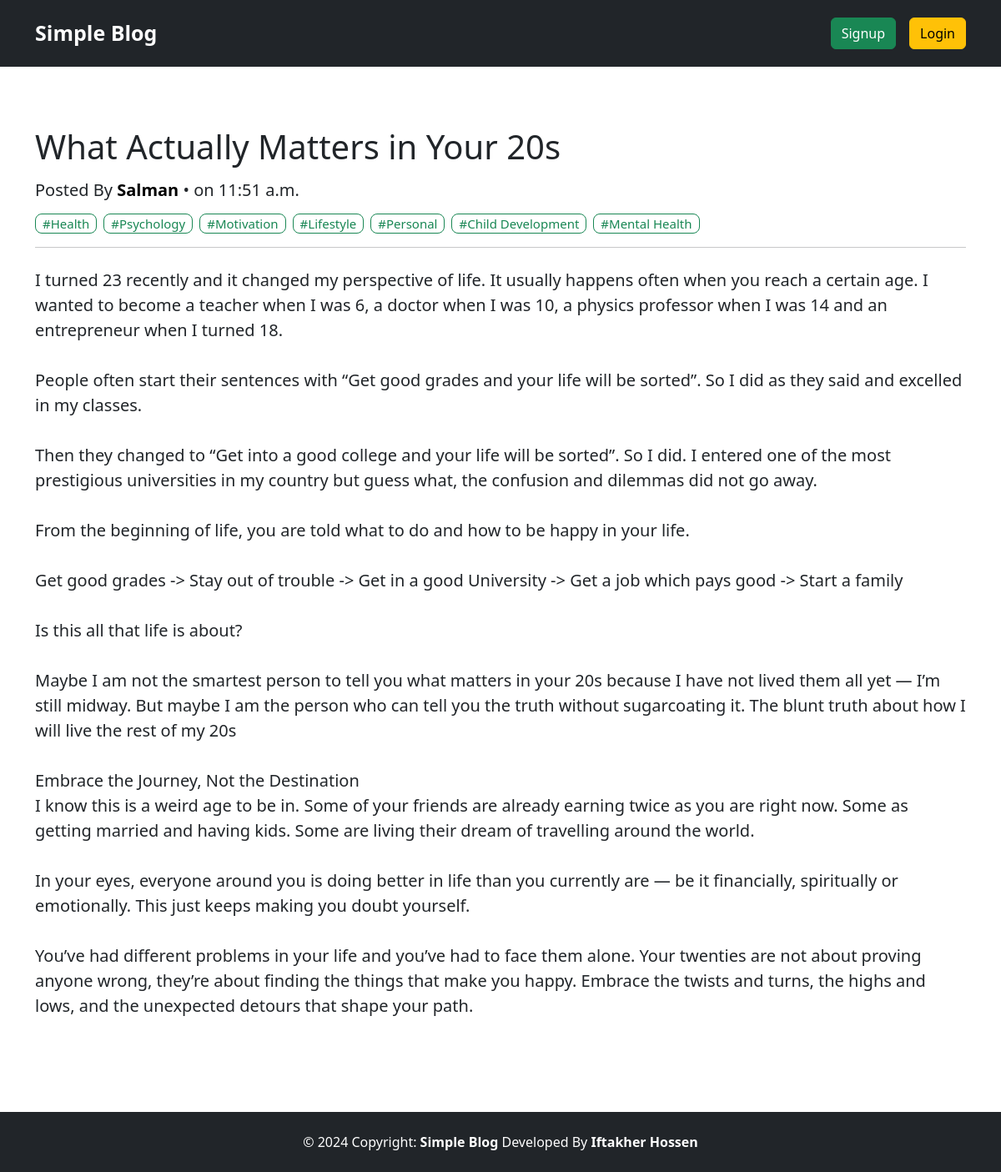
/post/what-actually-matters-in-your-20s/, run on the app's committed database.
### posts/models.py (models this page shows, shortened)
class Post(models.Model):
    title = models.CharField(max_length=200)
    slug = models.SlugField(max_length=200, unique=True, null=True, blank=True)
    content = models.TextField()
    category = models.ManyToManyField(Category)
    author = models.ForeignKey(User, on_delete=models.CASCADE)
    created_at = models.DateTimeField(auto_now_add=True)

### categories/models.py (models this page shows, shortened)
class Category(models.Model):
    name = models.CharField(max_length=100)
    slug = models.SlugField(max_length=100, unique=True, null=True, blank=True)

### posts/views.py (the view)
# urls.py: path('<slug:slug>/', views.view_post, name='view_post'),
def view_post(request, slug):
    user = request.user
    post = models.Post.objects.get(slug=slug)
    return render(request, 'view_post.html', {'post': post, 'user': user})

### posts/templates/view_post.html (shortened to what this page needs)
{% extends 'base.html' %}
{% load crispy_forms_tags %}
{% block content %}
<div class="p-4 p-md-0">
    <h1>{{post.title}}</h1>
    <h5 class="mt-3">Posted By <a href="{% url 'author' post.author.username %}" class="text-black fw-semibold text-decoration-none">{{post.author.first_name|capfirst}} {{post.author.last_name|capfirst}}</a> • on {{post.created_at|time}}</h5>
    <div class="d-flex flex-wrap align-items-center mt-3">
        {% for cat in post.category.all %}
            <a href="{% url 'categorized_posts' cat.slug %}" class="border border-success text-success me-2 px-2 rounded-3 text-decoration-none" style="font-size: 15px">#{{cat.name}}</a>
        {% endfor %}
    </div>
    <hr />
    <p class="fs-5 mt-4" style="white-space: pre-wrap;">{{post.content|safe}}</p>
</div>
{% endblock %}

### data on the page
Post: title "What Actually Matters in Your 20s", author.first_name "Salman", created_at "11:51 a.m.", content "I turned 23 recently and it changed my perspective of life. It usually happens often when you reach a certain age. I wanted to become a teacher when I was 6, a doctor when I was 10, a physics professor when I was 14 and an entrepreneur when I turned 18. People often start their sentences with “Get good grades and your life will be sorted”. So I did as they said and excelled in my classes. Then they changed to “Get into a good college and your life will be sorted”. So I did. I entered one of the most prestigious universities in my country but guess what, the confusion and dilemmas did not go away. From the beginning of life, you are told what to do and how to be happy in your life. Get good…"
Category: name "Health"
Category: name "Psychology"
Category: name "Motivation"
Category: name "Lifestyle"
Category: name "Personal"
Category: name "Child Development"
Category: name "Mental Health"
